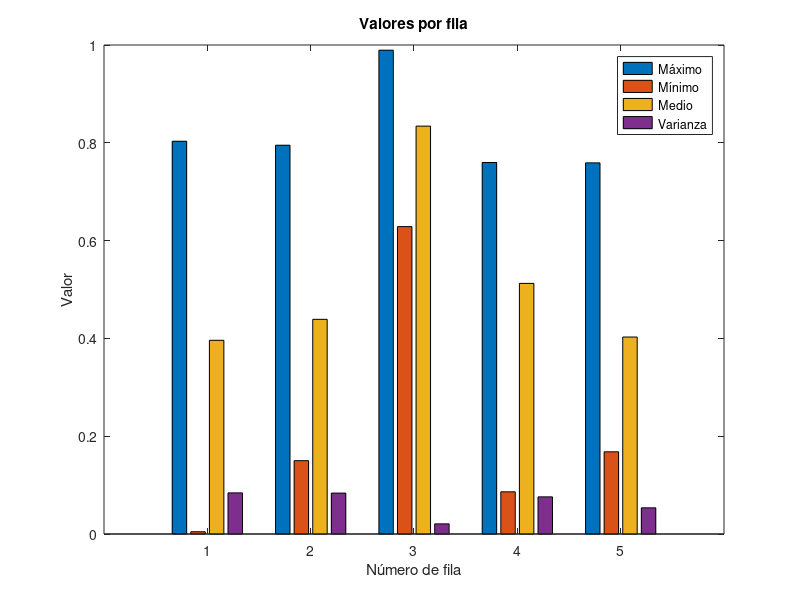

This chart was generated by the following MATLAB code:
% Paso 1: Solicitar al usuario el tamaño de la matriz cuadrada
n = input('Indique el tamaño de la matriz: ');
% Paso 2: Generar una matriz aleatoria de tamaño n x n
matriz = rand(n);
% a) Mostrar la matriz generada
disp('Matriz generada:');
disp(matriz);
% b) Obtener una segunda matriz con las columnas impares de la matriz inicial
matriz_impares = matriz(:, 1:2:end);
disp('Segunda matriz con columnas impares:');
disp(matriz_impares);
% c) Obtener y mostrar los elementos de la diagonal de la matriz generada
diagonal = diag(matriz);
disp('Elementos de la diagonal:');
disp(diagonal);
% d) Calcular y graficar el máximo, mínimo, medio y varianza de cada fila
maximos = max(matriz, [], 2);
minimos = min(matriz, [], 2);
medios = mean(matriz, 2);
varianzas = var(matriz, 0, 2);
% Crear un gráfico de barras para los valores calculados
figure;
bar([maximos, minimos, medios, varianzas]);
title('Valores por fila');
xlabel('Número de fila');
ylabel('Valor');
legend('Máximo', 'Mínimo', 'Medio', 'Varianza');